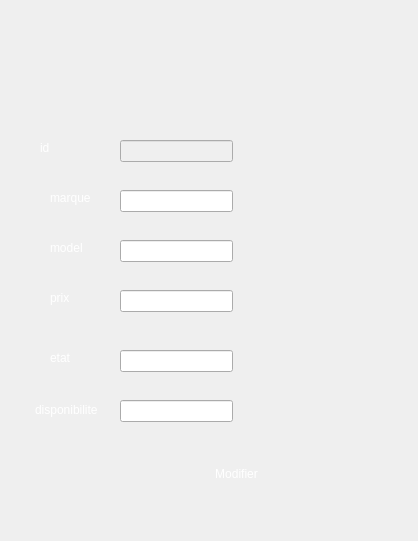
<?xml version="1.0" encoding="UTF-8"?>
<ui version="4.0">
 <class>modifiereq</class>
 <widget class="QDialog" name="modifiereq">
  <property name="geometry">
   <rect>
    <x>0</x>
    <y>0</y>
    <width>418</width>
    <height>541</height>
   </rect>
  </property>
  <property name="windowTitle">
   <string>Dialog</string>
  </property>
  <property name="styleSheet">
   <string notr="true">background-image: url(:/images/images/backg2.png);</string>
  </property>
  <widget class="QLineEdit" name="disponibilite2">
   <property name="geometry">
    <rect>
     <x>120</x>
     <y>400</y>
     <width>113</width>
     <height>22</height>
    </rect>
   </property>
   <property name="styleSheet">
    <string notr="true">
border-image: url(:/images/images/WHITE.png);</string>
   </property>
  </widget>
  <widget class="QPushButton" name="modifier1">
   <property name="geometry">
    <rect>
     <x>190</x>
     <y>460</y>
     <width>93</width>
     <height>28</height>
    </rect>
   </property>
   <property name="styleSheet">
    <string notr="true">
QPushButton {
color: #ffffff;
border: 0px solid ;
font: 10pt &quot;Segoe UI Black&quot;;
border-radius: 26px;
padding: 5px;
background: qradialgradient(cx: 0.3, cy: -0.4,
fx: 0.3, fy: -0.4,
radius: 1.65, stop: 0 #1E73E8, stop: 1 #1E73E8);
min-width: 80px;
}

QPushButton:hover {
background: qradialgradient(cx: 0.3, cy: -0.4,
fx: 0.3, fy: -0.4,
radius: 1.65, stop: 0 #5E9DF5, stop: 1 #5E9DF5);
}

 QPushButton:pressed {
background: qradialgradient(cx: 0.4, cy: -0.1,
fx: 0.4, fy: -0.1,
radius: 1.65, stop: 0 #0936F5, stop: 1 #0936F5);
}</string>
   </property>
   <property name="text">
    <string>Modifier</string>
   </property>
  </widget>
  <widget class="QLabel" name="label_6">
   <property name="geometry">
    <rect>
     <x>40</x>
     <y>140</y>
     <width>56</width>
     <height>16</height>
    </rect>
   </property>
   <property name="styleSheet">
    <string notr="true">border-image:rgb(255, 255, 255);
color:rgb(255, 255, 255)</string>
   </property>
   <property name="text">
    <string>id</string>
   </property>
  </widget>
  <widget class="QLineEdit" name="model2">
   <property name="geometry">
    <rect>
     <x>120</x>
     <y>240</y>
     <width>113</width>
     <height>22</height>
    </rect>
   </property>
   <property name="styleSheet">
    <string notr="true">
border-image: url(:/images/images/WHITE.png);</string>
   </property>
  </widget>
  <widget class="QLineEdit" name="marque2">
   <property name="geometry">
    <rect>
     <x>120</x>
     <y>190</y>
     <width>113</width>
     <height>22</height>
    </rect>
   </property>
   <property name="styleSheet">
    <string notr="true">
border-image: url(:/images/images/WHITE.png);</string>
   </property>
  </widget>
  <widget class="QLineEdit" name="id_equipement2">
   <property name="enabled">
    <bool>false</bool>
   </property>
   <property name="geometry">
    <rect>
     <x>120</x>
     <y>140</y>
     <width>113</width>
     <height>22</height>
    </rect>
   </property>
   <property name="styleSheet">
    <string notr="true">
border-image: url(:/images/images/WHITE.png);</string>
   </property>
  </widget>
  <widget class="QLabel" name="label_5">
   <property name="geometry">
    <rect>
     <x>35</x>
     <y>400</y>
     <width>71</width>
     <height>20</height>
    </rect>
   </property>
   <property name="styleSheet">
    <string notr="true">border-image:rgb(255, 255, 255);
color:rgb(255, 255, 255)</string>
   </property>
   <property name="text">
    <string>disponibilite</string>
   </property>
  </widget>
  <widget class="QLabel" name="label_2">
   <property name="geometry">
    <rect>
     <x>50</x>
     <y>240</y>
     <width>56</width>
     <height>16</height>
    </rect>
   </property>
   <property name="styleSheet">
    <string notr="true">border-image:rgb(255, 255, 255);
color:rgb(255, 255, 255)</string>
   </property>
   <property name="text">
    <string>model</string>
   </property>
  </widget>
  <widget class="QLabel" name="label_3">
   <property name="geometry">
    <rect>
     <x>50</x>
     <y>290</y>
     <width>56</width>
     <height>16</height>
    </rect>
   </property>
   <property name="styleSheet">
    <string notr="true">border-image:rgb(255, 255, 255);
color:rgb(255, 255, 255)</string>
   </property>
   <property name="text">
    <string>prix</string>
   </property>
  </widget>
  <widget class="QLineEdit" name="etat2">
   <property name="geometry">
    <rect>
     <x>120</x>
     <y>350</y>
     <width>113</width>
     <height>22</height>
    </rect>
   </property>
   <property name="styleSheet">
    <string notr="true">
border-image: url(:/images/images/WHITE.png);</string>
   </property>
  </widget>
  <widget class="QLabel" name="label_4">
   <property name="geometry">
    <rect>
     <x>50</x>
     <y>350</y>
     <width>56</width>
     <height>16</height>
    </rect>
   </property>
   <property name="styleSheet">
    <string notr="true">border-image:rgb(255, 255, 255);
color:rgb(255, 255, 255)</string>
   </property>
   <property name="text">
    <string>etat</string>
   </property>
  </widget>
  <widget class="QLineEdit" name="prix2">
   <property name="geometry">
    <rect>
     <x>120</x>
     <y>290</y>
     <width>113</width>
     <height>22</height>
    </rect>
   </property>
   <property name="styleSheet">
    <string notr="true">
border-image: url(:/images/images/WHITE.png);</string>
   </property>
  </widget>
  <widget class="QLabel" name="label">
   <property name="geometry">
    <rect>
     <x>50</x>
     <y>190</y>
     <width>56</width>
     <height>16</height>
    </rect>
   </property>
   <property name="styleSheet">
    <string notr="true">border-image:rgb(255, 255, 255);
color:rgb(255, 255, 255)</string>
   </property>
   <property name="text">
    <string>marque</string>
   </property>
  </widget>
 </widget>
 <resources/>
 <connections/>
</ui>
